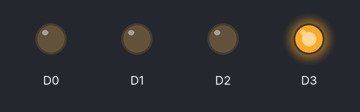
The program below on a simulated Arduino MKR. Shown: output pins drawn as LEDs (lit = HIGH). Not simulated (calls return 0 or success): arduino_secrets.h.

Above: at 4.0 s.
Timing chart, 0 to 6.8 s (numbered marks = the images above):
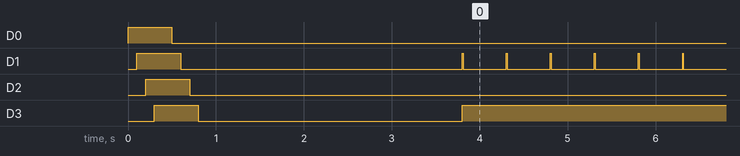

The program:

main.cpp
```cpp
// (licence header left out)
#include <Arduino.h>
#include <Adafruit_SleepyDog.h>
#include <Wire.h>
#include <variant.h>

#include <MKRGSM.h>
#include <cstddef>

#include "jsonwriter.h"
#include "measure.hpp"
#include "arduino_secrets.h"

#define VALUES_PER_MEASURE 6
#define VALUES_MAX 16
#define GSM_RETRY_MAX 3
#define ACQUIRE_PERIOD_MS 500
#define BLINK_PERIOD_MS 10
#define WDT_TIMEOUT_MS 30000

const char PINNUMBER[]     = SECRET_PINNUMBER;
const char GPRS_APN[]      = SECRET_GPRS_APN;
const char GPRS_LOGIN[]    = SECRET_GPRS_LOGIN;
const char GPRS_PASSWORD[] = SECRET_GPRS_PASSWORD;

const char SERVER[] = SECRET_SERVER;
const char PATH[] = SECRET_URL;
const int SERVER_PORT = 443;

const char* DIMENSION_NAMES[] = {"A", "B", "C", "D", "E", "F", "G", "H", "I", "J", "K", "L", "M", "N", "O", "P"};

GSMSSLClient client;
GPRS gprs;
GSM gsmAccess;
jsonwriter::Dimension dimToSend[16];
jsonwriter::WriterOutput out;
jsonwriter::Writer writer;

void sendData(unsigned long time, float *dimensions, std::size_t dimensions_size) {
  digitalWrite(0, LOW);
  digitalWrite(1, LOW);
  digitalWrite(2, HIGH);
  if (client.connectSSL(SERVER, SERVER_PORT)) {
    // Make a HTTP request:
    client.print("POST ");
    client.print(PATH);
    client.println(" HTTP/1.1");
    client.print("Host: ");
    client.println(SERVER);
    client.print("Connection: close\r\n");
    client.print("Content-type: application/json\r\n");
    for (std::size_t i = 0; i < dimensions_size; i++) {
      const char* dim_name = DIMENSION_NAMES[i];
      jsonwriter::Dimension dim = {dim_name, dimensions[i], true};
      dimToSend[i] = dim;
    }
    out = writer.Write(millis(), dimToSend, dimensions_size);
    client.print("Content-Length: ");
    client.print(out.length, 10);
    client.print("\r\n");
    client.print("\r\n");
    client.print(out.buffer);
    client.flush();
    client.stop();
  } else {
    // Wait until WDT resets the board
    while (true);
  }
  digitalWrite(2, LOW);
}

class CustomParser : public measure::Store {
protected:
  void OnAveragesReady(float* values, std::size_t value_count) {
    sendData(millis(), values, value_count);
  }
};

CustomParser parser;

bool gsmConnect() {
  bool connected = false;
  unsigned int retries = GSM_RETRY_MAX;
  while (!connected && retries > 0) {
    if ((gsmAccess.begin(PINNUMBER) == GSM_READY) &&
        (gprs.attachGPRS(GPRS_APN, GPRS_LOGIN, GPRS_PASSWORD) == GPRS_READY)) {
      digitalWrite(3, HIGH);
      connected = true;
    } else {
      digitalWrite(3, HIGH);
      delay(100);
      digitalWrite(3, LOW);
    }
    retries--;
  }
  return connected;
}

void setup() {
  gsmAccess.setTimeout(180000);
  gprs.setTimeout(180000);
  Serial1.begin(115200);
#ifdef SETUP_MODE
  Serial.begin(115200);
  Serial.println();
  Serial.println("SETUP MODE");
#endif
  pinMode(0, OUTPUT);
  pinMode(1, OUTPUT);
  pinMode(2, OUTPUT);
  pinMode(3, OUTPUT);
  digitalWrite(0, HIGH);
  delay(100);
  digitalWrite(1, HIGH);
  delay(100);
  digitalWrite(2, HIGH);
  delay(100);
  digitalWrite(3, HIGH);
  delay(200);
  digitalWrite(0, LOW);
  delay(100);
  digitalWrite(1, LOW);
  delay(100);
  digitalWrite(2, LOW);
  delay(100);
  digitalWrite(3, LOW);

  gsmConnect();

  Watchdog.enable(WDT_TIMEOUT_MS);
#ifdef SETUP_MODE
  Serial.println("starting measures");
#endif
}

unsigned long start = 0;
unsigned long received = 0;
unsigned long now = 0;

void loop() {
  Watchdog.reset();

  now = millis();
  if (now - received > BLINK_PERIOD_MS) {
    digitalWrite(0, LOW);
  }
  if (now - start > BLINK_PERIOD_MS) {
    digitalWrite(1, LOW);
  }
  if (now - start > ACQUIRE_PERIOD_MS && now - received > ACQUIRE_PERIOD_MS && Serial1.availableForWrite()) {
    start = now;
    String request = "MM,1,";
    for (size_t i = 0; i < VALUES_PER_MEASURE; i++) {
      request += "1";
    }
    for (size_t i = VALUES_PER_MEASURE; i < VALUES_MAX; i++) {
      request += "0";
    }
    request += "\r";
    Serial1.write(request.c_str());
    Serial1.flush();
    digitalWrite(1, HIGH);
#ifdef SETUP_MODE
    Serial.println();
    Serial.print(now, DEC);
    Serial.print(",");
#endif
  }
  if (Serial1.available()) {
    digitalWrite(0, HIGH);
    received = now;
    char c = Serial1.read();
#ifdef SETUP_MODE
    Serial.print(c);
#endif
    parser.Parse(c);
  }
}
```

Measured:
- by itself, D1: repeats every 0.50 s: HIGH 0.01 s, LOW 0.49 s
